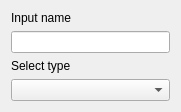
<?xml version="1.0" encoding="UTF-8"?>
<ui version="4.0">
 <class>AddPreviewAccountInfo</class>
 <widget class="QFrame" name="AddPreviewAccountInfo">
  <property name="geometry">
   <rect>
    <x>0</x>
    <y>0</y>
    <width>181</width>
    <height>102</height>
   </rect>
  </property>
  <property name="sizePolicy">
   <sizepolicy hsizetype="Preferred" vsizetype="Preferred">
    <horstretch>0</horstretch>
    <verstretch>0</verstretch>
   </sizepolicy>
  </property>
  <property name="minimumSize">
   <size>
    <width>0</width>
    <height>0</height>
   </size>
  </property>
  <property name="maximumSize">
   <size>
    <width>16777215</width>
    <height>16777215</height>
   </size>
  </property>
  <property name="windowTitle">
   <string>Password generator</string>
  </property>
  <layout class="QVBoxLayout" name="verticalLayout">
   <item>
    <widget class="QLabel" name="selectTypeLabel">
     <property name="text">
      <string>Input name</string>
     </property>
    </widget>
   </item>
   <item>
    <widget class="QLineEdit" name="nameLineEdit"/>
   </item>
   <item>
    <widget class="QLabel" name="inputNameLabel">
     <property name="text">
      <string>Select type</string>
     </property>
    </widget>
   </item>
   <item>
    <widget class="QComboBox" name="typeComboBox"/>
   </item>
  </layout>
 </widget>
 <resources/>
 <connections/>
</ui>
